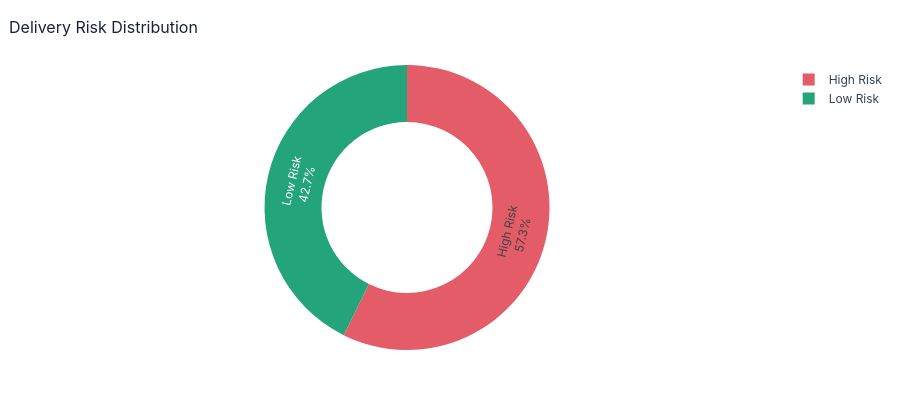

Here is the notebook cell this chart was saved with:
### Code cell
# Delivery Risk Distribution (donut)
risk_dist = df["Risk Status"].value_counts().reset_index()
risk_dist.columns = ["Risk Status", "Orders"]

fig = px.pie(risk_dist, names="Risk Status", values="Orders", hole=0.6, color="Risk Status",
             color_discrete_map=STATUS_COLORS, title="Delivery Risk Distribution")
fig.update_traces(textposition="inside", textinfo="percent+label", hovertemplate="%{label}<br>Orders: %{value:,}<extra></extra>")
show(fig, 400)

### Figure 1 — Plotly figure (JSON) as saved in the notebook; plotly's stock layout.template omitted (floating-point values rounded to 4 significant figures)
{"data": [{"customdata": [["High Risk"], ["Low Risk"]], "domain": {"x": [0.0, 1.0], "y": [0.0, 1.0]}, "hole": 0.6, "hovertemplate": "%{label}<br>Orders: %{value:,}<extra></extra>", "labels": ["High Risk", "Low Risk"], "legendgroup": "", "marker": {"colors": ["#E45C68", "#24A47A"]}, "name": "", "showlegend": true, "textinfo": "percent+label", "textposition": "inside", "type": "pie", "values": [37698, 28054]}], "layout": {"font": {"color": "#344054", "family": "Inter, Arial, sans-serif", "size": 12}, "height": 400, "legend": {"bgcolor": "rgba(255,255,255,0)", "tracegroupgap": 0}, "margin": {"b": 50, "l": 40, "r": 30, "t": 65}, "paper_bgcolor": "#FFFFFF", "plot_bgcolor": "#FFFFFF", "title": {"font": {"color": "#17233B", "size": 16}, "text": "Delivery Risk Distribution", "x": 0.01}, "xaxis": {"showgrid": false, "zeroline": false}, "yaxis": {"gridcolor": "#E9EDF4", "zeroline": false}}}
